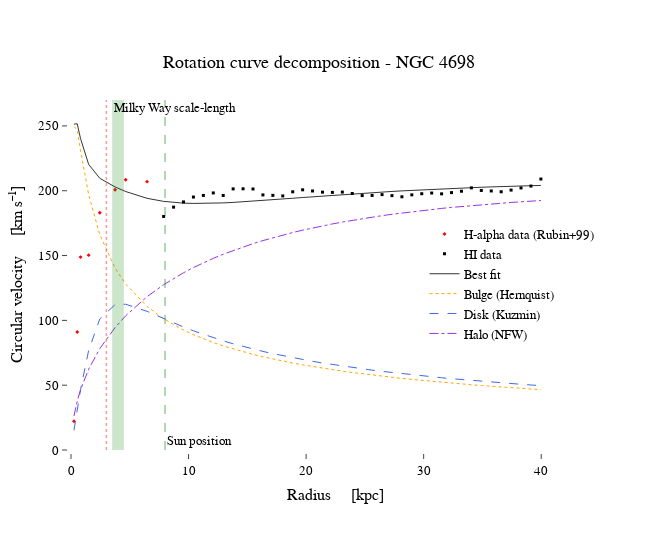

The notebook cell this image was saved under:
### Code cell
fig = go.Figure()

# fig.add_trace(go.Scatter(x = raios,y = velocidade, line=dict(color='red', width=0.7, dash='solid'),
#                    mode = 'lines',
#                    marker = dict(symbol = 'circle-dot', size=3, color = 'red'),
#                    name = 'Milky Way (Sofue 2020)'))

fig.add_trace(go.Scatter(x = radius[0:8]/kpc,y = velocity[0:8]/1e5, line=dict(color='black', width=0.7, dash='solid'),
                   mode = 'markers',
                   marker = dict(symbol = 'diamond', size=3, color = 'red'),
                   name = 'H-alpha data (Rubin+99)'))

fig.add_trace(go.Scatter(x = radius[8:200]/kpc,y = velocity[8:200]/1e5, line=dict(color='black', width=0.7, dash='solid'),
                   mode = 'markers',
                   marker = dict(symbol = 'square', size=3, color = 'black'),
                   name = 'HI data'))

fig.add_trace(go.Scatter(x = radius/kpc, y = fit_curve(R, *popt)/1e5,line=dict(color='black', width=0.8),
                   mode = 'lines',
                   marker = dict(symbol = 'circle-dot', size=5, color = 'black'),
                   name = 'Best fit'))

fig.add_trace(go.Scatter(x = radius/kpc, y = bojo/1e5,line=dict(color='rgba(255,165,0, 1)', width=1, dash='dot'),
                   mode = 'lines',
                   marker = dict(symbol = 'circle-dot', size=3, color = 'rgba(255,165,0, 1)'),
                   name = 'Bulge (Hernquist)'))

fig.add_trace(go.Scatter(x = radius/kpc, y = disk/1e5,line=dict(color='royalblue', width=1, dash='dash'),
                   mode = 'lines',
                   marker = dict(symbol = 'circle-dot', size=3, color = 'rgba(8, 0, 246, 0.8)'),
                   name = 'Disk (Kuzmin)'))

fig.add_trace(go.Scatter(x = radius/kpc, y = halo/1e5,line=dict(color = 'rgba(153, 51, 230, 1.0)', width=1, 
                   dash='dashdot'), mode = 'lines',
                   marker = dict(symbol = 'circle-dot', size=3, color = 'rgba(153, 51, 153, 1.0)'),
                   name = 'Halo (NFW)'))

fig.add_vrect(x0="3.5", x1="4.5", 
              annotation_text="Milky Way scale-length", annotation_position="top left",
              fillcolor="green", opacity=0.2, line_width=0)

fig.add_vline(x=8, annotation_text="Sun position",annotation_position="bottom right",
              line_width=1.5, line_dash="dash", line_color="green",opacity=0.4)

fig.add_vline(x=scale_length_disco, annotation_text="",annotation_position="bottom right",
                  line_width=1.5, line_dash="dot", line_color="red",opacity=0.4)


fig.update_layout(legend=dict(yanchor="top",y=0.66,xanchor="right",x=0.999),
                              autosize=False,width=650,height=550,
                              margin=dict(l=50,r=50,b=100,t=100,pad=4),
                              paper_bgcolor='rgba(255,255,255,1)', plot_bgcolor='rgba(255,255,255,1)')

fig.update_layout(font = dict(family="tgheros", color='black', size=13),
                                      paper_bgcolor='rgba(255,255,255,1)', plot_bgcolor='rgba(255,255,255,1)')


fig.update_xaxes(showline=True, linewidth=0.005, linecolor='black',ticks="outside")
fig.update_yaxes(showline=True, linewidth=0.005, linecolor='black',ticks="outside")

fig.update_layout(title = dict(text = "Rotation curve decomposition - NGC 4698",x = .25,y=.9), 
                  xaxis = dict(range = [0,45], title = 'Radius     [kpc]'),
                  yaxis = dict(range = [0,270], title = 'Circular velocity     [km s⁻¹]'))

# with open("NGC4579 RC.html", "w") as f:
#     f.write(fig.to_html())

### Figure 1 — Plotly figure (JSON) as saved in the notebook; plotly's stock layout.template omitted (floating-point values rounded to 4 significant figures)
{"data": [{"line": {"color": "black", "dash": "solid", "width": 0.7}, "marker": {"color": "red", "size": 3, "symbol": "diamond"}, "mode": "markers", "name": "H-alpha data (Rubin+99)", "type": "scatter", "x": [0.2533, 0.53, 0.81, 1.5, 2.45, 3.75, 4.65, 6.47], "y": [22.18, 91.06, 148.8, 150.3, 183.0, 200.8, 208.5, 207]}, {"line": {"color": "black", "dash": "solid", "width": 0.7}, "marker": {"color": "black", "size": 3, "symbol": "square"}, "mode": "markers", "name": "HI data", "type": "scatter", "x": [7.881, 8.726, 9.57, 10.41, 11.26, 12.1, 12.95, 13.79, 14.64, 15.48, 16.33, 17.17, 18.01, 18.86, 19.7, 20.55, 21.39, 22.24, 23.08, 23.93, 24.77, 25.61, 26.46, 27.3, 28.15, 28.99, 29.84, 30.68, 31.53, 32.37, 33.21, 34.06, 34.9, 35.75, 36.59, 37.44, 38.28, 39.13, 39.97], "y": [180.2, 187.4, 191.4, 195.1, 196.4, 198.3, 196.3, 201.4, 201.5, 201.4, 196.8, 196.4, 196.0, 199.2, 200.7, 199.8, 198.9, 198.7, 199.0, 197.9, 196.3, 196.4, 197.0, 196.2, 195.3, 196.8, 197.7, 198.2, 197.6, 198.6, 199.6, 202.2, 200.2, 199.8, 199.2, 200.5, 202.1, 203.6, 209.0]}, {"line": {"color": "black", "width": 0.8}, "marker": {"color": "black", "size": 5, "symbol": "circle-dot"}, "mode": "lines", "name": "Best fit", "type": "scatter", "x": [0.2533, 0.53, 0.81, 1.5, 2.45, 3.75, 4.65, 6.47, 7.881, 8.726, 9.57, 10.41, 11.26, 12.1, 12.95, 13.79, 14.64, 15.48, 16.33, 17.17, 18.01, 18.86, 19.7, 20.55, 21.39, 22.24, 23.08, 23.93, 24.77, 25.61, 26.46, 27.3, 28.15, 28.99, 29.84, 30.68, 31.53, 32.37, 33.21, 34.06, 34.9, 35.75, 36.59, 37.44, 38.28, 39.13, 39.97], "y": [251.4, 251.7, 240.3, 220.3, 209.6, 202.9, 199.4, 194.2, 191.8, 190.9, 190.4, 190.2, 190.2, 190.3, 190.6, 191.0, 191.4, 191.9, 192.5, 193.0, 193.6, 194.2, 194.8, 195.4, 195.9, 196.5, 197.0, 197.5, 198.0, 198.5, 199.0, 199.5, 199.9, 200.3, 200.7, 201.1, 201.4, 201.8, 202.1, 202.4, 202.7, 203.0, 203.2, 203.5, 203.7, 203.9, 204.1]}, {"line": {"color": "rgba(255,165,0, 1)", "dash": "dot", "width": 1}, "marker": {"color": "rgba(255,165,0, 1)", "size": 3, "symbol": "circle-dot"}, "mode": "lines", "name": "Bulge (Hernquist)", "type": "scatter", "x": [0.2533, 0.53, 0.81, 1.5, 2.45, 3.75, 4.65, 6.47, 7.881, 8.726, 9.57, 10.41, 11.26, 12.1, 12.95, 13.79, 14.64, 15.48, 16.33, 17.17, 18.01, 18.86, 19.7, 20.55, 21.39, 22.24, 23.08, 23.93, 24.77, 25.61, 26.46, 27.3, 28.15, 28.99, 29.84, 30.68, 31.53, 32.37, 33.21, 34.06, 34.9, 35.75, 36.59, 37.44, 38.28, 39.13, 39.97], "y": [249.6, 246.8, 231.2, 196.9, 166.1, 140.3, 128.1, 110.7, 101.2, 96.6, 92.56, 88.97, 85.78, 82.9, 80.3, 77.93, 75.75, 73.75, 71.9, 70.18, 68.58, 67.08, 65.68, 64.36, 63.12, 61.95, 60.84, 59.78, 58.79, 57.83, 56.93, 56.06, 55.24, 54.45, 53.69, 52.96, 52.26, 51.59, 50.94, 50.32, 49.72, 49.14, 48.58, 48.04, 47.52, 47.01, 46.52]}, {"line": {"color": "royalblue", "dash": "dash", "width": 1}, "marker": {"color": "rgba(8, 0, 246, 0.8)", "size": 3, "symbol": "circle-dot"}, "mode": "lines", "name": "Disk (Kuzmin)", "type": "scatter", "x": [0.2533, 0.53, 0.81, 1.5, 2.45, 3.75, 4.65, 6.47, 7.881, 8.726, 9.57, 10.41, 11.26, 12.1, 12.95, 13.79, 14.64, 15.48, 16.33, 17.17, 18.01, 18.86, 19.7, 20.55, 21.39, 22.24, 23.08, 23.93, 24.77, 25.61, 26.46, 27.3, 28.15, 28.99, 29.84, 30.68, 31.53, 32.37, 33.21, 34.06, 34.9, 35.75, 36.59, 37.44, 38.28, 39.13, 39.97], "y": [15.23, 31.32, 46.46, 76.76, 101.1, 112.1, 112.4, 107.0, 101.4, 98.06, 94.91, 91.94, 89.17, 86.59, 84.18, 81.93, 79.84, 77.88, 76.05, 74.33, 72.72, 71.2, 69.76, 68.41, 67.13, 65.91, 64.76, 63.66, 62.61, 61.62, 60.66, 59.75, 58.88, 58.05, 57.24, 56.47, 55.73, 55.02, 54.34, 53.67, 53.03, 52.42, 51.82, 51.25, 50.69, 50.15, 49.62]}, {"line": {"color": "rgba(153, 51, 230, 1.0)", "dash": "dashdot", "width": 1}, "marker": {"color": "rgba(153, 51, 153, 1.0)", "size": 3, "symbol": "circle-dot"}, "mode": "lines", "name": "Halo (NFW)", "type": "scatter", "x": [0.2533, 0.53, 0.81, 1.5, 2.45, 3.75, 4.65, 6.47, 7.881, 8.726, 9.57, 10.41, 11.26, 12.1, 12.95, 13.79, 14.64, 15.48, 16.33, 17.17, 18.01, 18.86, 19.7, 20.55, 21.39, 22.24, 23.08, 23.93, 24.77, 25.61, 26.46, 27.3, 28.15, 28.99, 29.84, 30.68, 31.53, 32.37, 33.21, 34.06, 34.9, 35.75, 36.59, 37.44, 38.28, 39.13, 39.97], "y": [26.24, 37.74, 46.4, 62.31, 78.21, 94.46, 103.5, 118.3, 127.5, 132.3, 136.7, 140.7, 144.4, 147.9, 151.0, 153.9, 156.7, 159.2, 161.5, 163.8, 165.8, 167.8, 169.6, 171.3, 172.9, 174.4, 175.8, 177.2, 178.4, 179.6, 180.8, 181.8, 182.9, 183.8, 184.7, 185.6, 186.4, 187.1, 187.9, 188.6, 189.2, 189.8, 190.4, 191.0, 191.5, 192.0, 192.4]}], "layout": {"annotations": [{"showarrow": false, "text": "Milky Way scale-length", "x": "3.5", "xanchor": "left", "xref": "x", "y": 1, "yanchor": "top", "yref": "y domain"}, {"showarrow": false, "text": "Sun position", "x": 8, "xanchor": "left", "xref": "x", "y": 0, "yanchor": "bottom", "yref": "y domain"}, {"showarrow": false, "text": "", "x": 3.006, "xanchor": "left", "xref": "x", "y": 0, "yanchor": "bottom", "yref": "y domain"}], "autosize": false, "font": {"color": "black", "family": "tgheros", "size": 13}, "height": 550, "legend": {"x": 0.999, "xanchor": "right", "y": 0.66, "yanchor": "top"}, "margin": {"b": 100, "l": 50, "pad": 4, "r": 50, "t": 100}, "paper_bgcolor": "rgba(255,255,255,1)", "plot_bgcolor": "rgba(255,255,255,1)", "shapes": [{"fillcolor": "green", "line": {"width": 0}, "opacity": 0.2, "type": "rect", "x0": "3.5", "x1": "4.5", "xref": "x", "y0": 0, "y1": 1, "yref": "y domain"}, {"line": {"color": "green", "dash": "dash", "width": 1.5}, "opacity": 0.4, "type": "line", "x0": 8, "x1": 8, "xref": "x", "y0": 0, "y1": 1, "yref": "y domain"}, {"line": {"color": "red", "dash": "dot", "width": 1.5}, "opacity": 0.4, "type": "line", "x0": 3.006, "x1": 3.006, "xref": "x", "y0": 0, "y1": 1, "yref": "y domain"}], "title": {"text": "Rotation curve decomposition - NGC 4698", "x": 0.25, "y": 0.9}, "width": 650, "xaxis": {"linecolor": "black", "linewidth": 0.005, "range": [0, 45], "showline": true, "ticks": "outside", "title": {"text": "Radius     [kpc]"}}, "yaxis": {"linecolor": "black", "linewidth": 0.005, "range": [0, 270], "showline": true, "ticks": "outside", "title": {"text": "Circular velocity     [km s⁻¹]"}}}}
